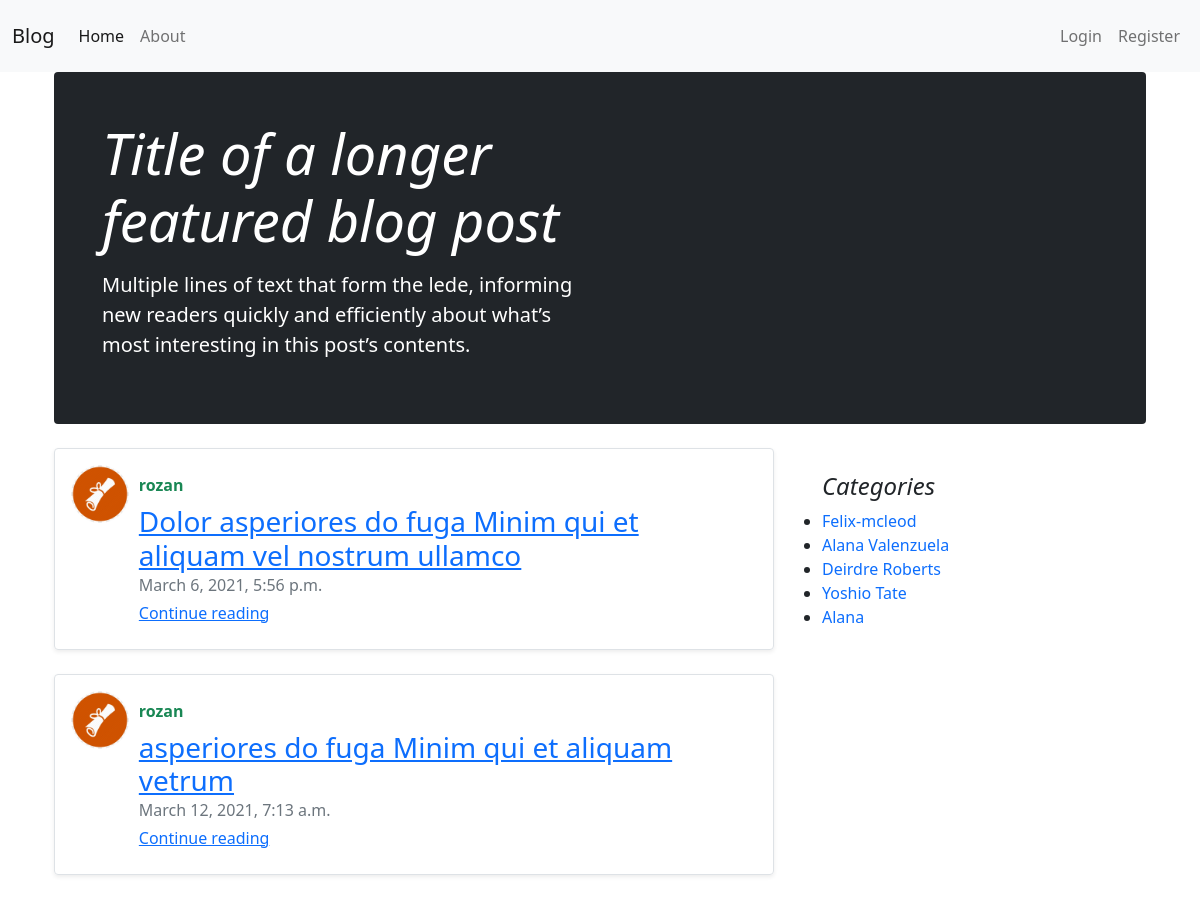
The app's page /blog/categories/alana-valenzuela/ with its own data.
### blog/models.py (models this page shows, shortened)
class Post(models.Model):
    title = models.CharField(max_length=100)
    content = models.TextField()
    date_posted = models.DateTimeField(auto_now_add=True)
    author = models.ForeignKey(User, on_delete=models.CASCADE)
    category = models.ForeignKey(Category, on_delete=models.CASCADE, null=True)

class Category(models.Model):
    name = models.CharField(max_length=255)
    slug = models.SlugField(max_length=255)

### users/models.py (models this page shows, shortened)
class Profile(models.Model):
    user = models.OneToOneField(User, on_delete=models.CASCADE)
    image = models.ImageField(upload_to='profile_pics', default='default.png')

### blog/views.py (the view)
# urls.py: path('categories/<slug:slug>/', views.cat_posts, name='cat_posts'),
def cat_posts(request, slug):
    category = get_object_or_404(Category, slug=slug)
    posts = Post.objects.filter(category=category)
    return render(request, 'blog/cat_posts.html', {'posts': posts})

### basket/context_processors.py (called while the page is built)
def basket(request):
    return{
        'basket': Basket(request)
    }

### blog/context_processors.py (called while the page is built)
def cats(request):
    return {
        'catgs': Category.objects.all()
    }

### onlinestore/context_processors.py (called while the page is built)
def categories(request):
    return {
        'categories': Category.objects.all()
    }

### templates/blog/cat_posts.html (shortened to what this page needs)
{% extends './base.html' %}
{% block 'content' %}
<main class="container">
    <div class="p-4 p-md-5 mb-4 text-white rounded bg-dark">
        <div class="col-md-6 px-0">
            <h1 class="display-4 fst-italic">Title of a longer featured blog post</h1>
            <p class="lead my-3">Multiple lines of text that form the lede, informing new readers quickly and
                efficiently about what’s most interesting in this post’s contents.</p>
        </div>
    </div>
    <div class="row">
        <div class="col-md-8">
            {% for post in posts%}
            <div class="row g-0 border rounded overflow-hidden  mb-4 shadow-sm ">
                <div class="col-1">
                    <img class="bd-placeholder-img rounded-circle p-3" style="height:90px;" src="{{post.author.profile.image.url}}" alt="">
                </div>
                <div class="col p-4 d-flex flex-column position-static">
                    <strong class="d-inline-block mb-2 text-success">{{post.author}}</strong>
                    <a href="{% url 'blog:show' post.id%}"><h3 class="mb-0">{{post.title}} </h3></a>
                    <div class="mb-1 text-muted"> {{post.date_posted}}</div>
                    <a href="{% url 'blog:show' post.id%}" class="">Continue reading</a>
                </div>
            </div>
            {% endfor %}
        </div>
        <div class="col-md-4">
            <div class="p-4">
                <h4 class="fst-italic">Categories</h4>
                <ul class="list-group list-group-flush">
                    {% for category in catgs %}
                    <li><a href="{% url 'blog:cat_posts' category.slug %}" style="text-decoration:none">{{category.name}}</a>
                    </li>
                    {% endfor %}
                </ul>
            </div>
        </div>
    </div>
</main>
{% endblock %}

### records on screen
Post: author.profile.image (picture), author "rozan", title "Dolor asperiores do fuga Minim qui et aliquam vel nostrum ullamco", date_posted "March 6, 2021, 5:56 p.m."
Post: author.profile.image (picture), author "rozan", title "asperiores do fuga Minim qui et aliquam vetrum", date_posted "March 12, 2021, 7:13 a.m."
Category: name "Felix-mcleod"
Category: name "Alana Valenzuela"
Category: name "Deirdre Roberts"
Category: name "Yoshio Tate"
Category: name "Alana"
